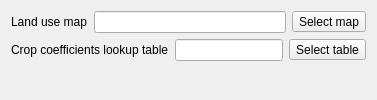
     <widget class="QWidget" name="landUseTab">
      <attribute name="title">
       <string>Land use</string>
      </attribute>
      <layout class="QFormLayout" name="formLayout_15">
       <item row="1" column="0" colspan="2">
        <layout class="QHBoxLayout" name="horizontalLayout_62">
         <item>
          <widget class="QLabel" name="kcTableLabel">
           <property name="text">
            <string>Crop coefficients lookup table</string>
           </property>
          </widget>
         </item>
         <item>
          <widget class="QLineEdit" name="kcTableLineEdit">
           <property name="readOnly">
            <bool>true</bool>
           </property>
          </widget>
         </item>
         <item>
          <widget class="QToolButton" name="selectKcTableButton">
           <property name="text">
            <string>Select table</string>
           </property>
          </widget>
         </item>
        </layout>
       </item>
       <item row="0" column="0" colspan="2">
        <layout class="QHBoxLayout" name="horizontalLayout_63">
         <item>
          <widget class="QLabel" name="landUseMapLabel">
           <property name="text">
            <string>Land use map</string>
           </property>
          </widget>
         </item>
         <item>
          <widget class="QLineEdit" name="landUseLineEdit">
           <property name="readOnly">
            <bool>true</bool>
           </property>
          </widget>
         </item>
         <item>
          <widget class="QToolButton" name="selectLandUseMapButton">
           <property name="text">
            <string>Select map</string>
           </property>
          </widget>
         </item>
        </layout>
       </item>
      </layout>
     </widget>
